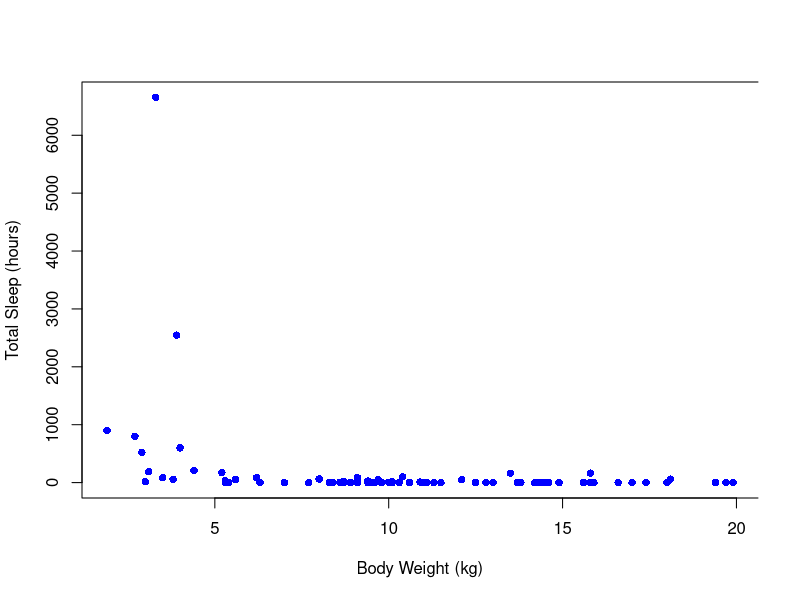
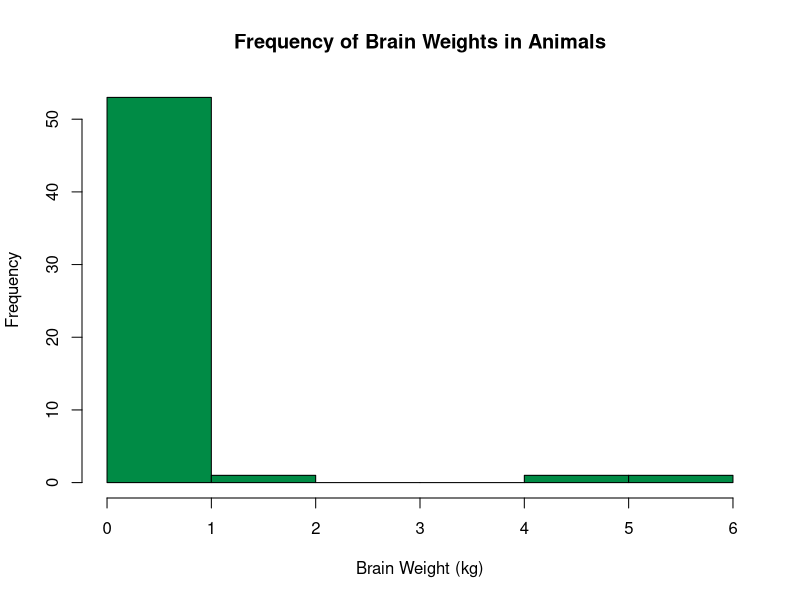
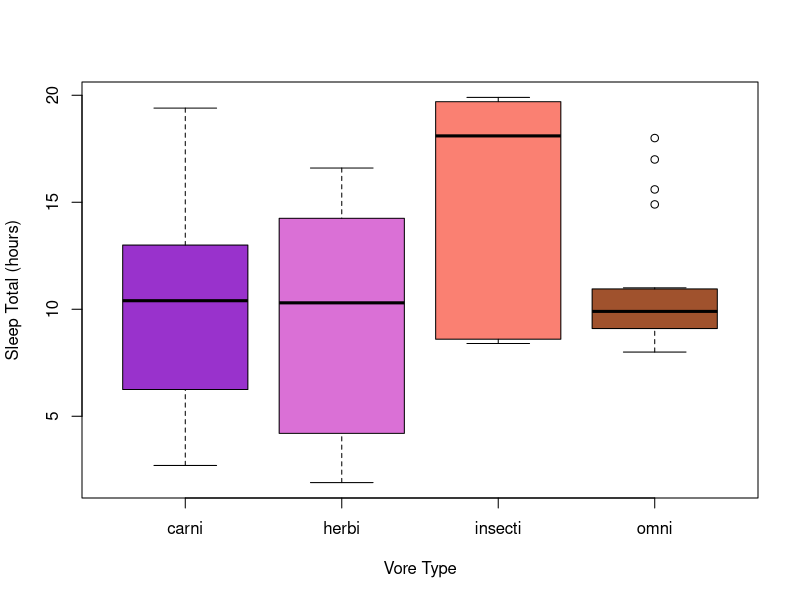
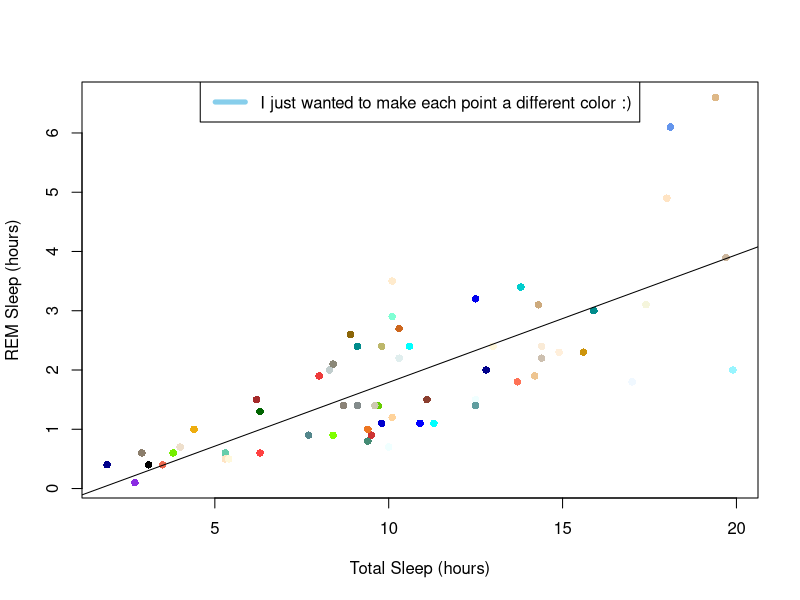

These figures' R source, in order:
## ---- chunk 1
library(ggplot2)
## ---- chunk 2
data(msleep)
## ---- chunk 3
plot(msleep$bodywt ~ msleep$sleep_total, pch = 16, col = "blue", xlab = "Body Weight (kg)", ylab = "Total Sleep (hours)", bty = "C")
## ---- chunk 4
hist(msleep$brainwt, col = "springgreen4", xlab = "Brain Weight (kg)", main = "Frequency of Brain Weights in Animals")

# hist(log(msleep$brainwt), col = "springgreen4", xlab = "Brain Weight (kg)", main = "Frequency of Brain Weights in Animals")
## ---- chunk 5
plot(msleep$sleep_total ~ as.factor(msleep$vore), col = c("darkorchid", "orchid", "salmon", "sienna"), xlab = "Vore Type", ylab = "Sleep Total (hours)")
## ---- chunk 6
msleep$colors = head(colors(), 83)
  
plot(msleep$sleep_rem ~ msleep$sleep_total, xlab = "Total Sleep (hours)", ylab = "REM Sleep (hours)", pch = 16, col = msleep$colors)

abline(lm(msleep$sleep_rem ~ msleep$sleep_total))

legend(x = "top", legend = "I just wanted to make each point a different color :)", col = "skyblue", lwd = 5)
